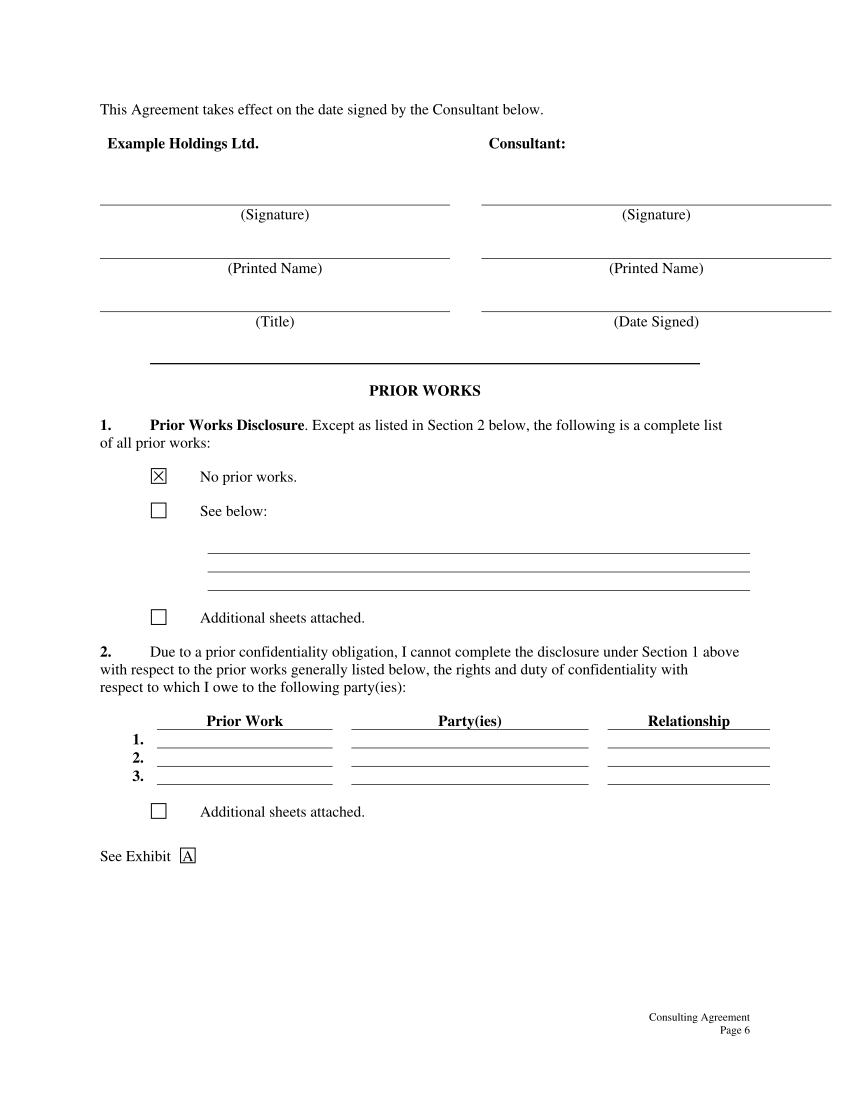

Here is the Python script that generated this plot:
"""生成测试夹具 signature.pdf：合同末页的签字区与勾选表单（版面仿照常见的英文合同签字页）。
  - 签字区：左右两组签字线，线下居中的标签 "(Signature)" / "(Printed Name)" / "(Title)" 左右并排；
  - 复选框：描边的小方框（四条边，10.5pt），右侧是选项文字；第一个框里画了叉（已勾选）；
  - 无框表格：表头 "Prior Work / Party(ies) / Relationship"，每列一条比表头文字长的填写线，下面 3 行编号 + 填写线；
  - 框住字母 "A" 的小方框（不是复选框）。
这一页里左右并排的短标签、表头会被误判成"双栏正文"（栏边界取到编号 "1." 的行尾，标签被挤出栏外）；
方框的上下边太短被丢掉、只剩两条竖线；表头下的填写线被当成文字的下划线。"""
import sys
from reportlab.pdfgen import canvas

W, H = 612, 792
out = sys.argv[1] if len(sys.argv) > 1 else "signature.pdf"
c = canvas.Canvas(out, pagesize=(W, H))
R, B = "Times-Roman", "Times-Bold"


def text(x, base, s, font=R, size=11):
    """文字：x 为左端，base 为基线（页面坐标，y 向下）"""
    c.setFont(font, size)
    c.drawString(x, H - base, s)


def center(cx, base, s, font=R, size=11):
    c.setFont(font, size)
    c.drawString(cx - c.stringWidth(s, font, size) / 2, H - base, s)


def rule(x0, x1, y, h=0.48):
    """填写线：细长的填充矩形（y 为上边）"""
    c.rect(x0, H - y - h, x1 - x0, h, stroke=0, fill=1)


def box(x, y, checked=False):
    """复选框：描边方框（y 为上边）；已勾选的画一个叉"""
    c.setLineWidth(0.72)
    c.rect(x, H - y - 10.6, 10.5, 10.6, stroke=1, fill=0)
    if checked:
        c.line(x + 2, H - y - 2, x + 8.5, H - y - 8.6)
        c.line(x + 2, H - y - 8.6, x + 8.5, H - y - 2)


text(72, 82.3, "This Agreement takes effect on the date signed by the Consultant below.")
text(77.3, 106.8, "Example Holdings Ltd.", B)
text(351.8, 106.8, "Consultant:", B)
for y, base, left, right in [(147.4, 157.9, "(Signature)", "(Signature)"), (185.8, 196.6, "(Printed Name)", "(Printed Name)"), (224.2, 235.0, "(Title)", "(Date Signed)")]:
    rule(72, 324, y)
    rule(346.6, 598.6, y)
    center(198, base, left)
    center(472.6, base, right)
rule(108, 504, 261.4, 0.9)
center(306, 284.9, "PRIOR WORKS", B)
text(72, 309.6, "1.", B)
text(108, 309.6, "Prior Works Disclosure", B)
text(108 + c.stringWidth("Prior Works Disclosure", B, 11), 309.6, ". Except as listed in Section 2 below, the following is a complete list")
text(72, 322.3, "of all prior works:")
box(109, 337.4, checked=True)
text(144, 346.8, "No prior works.")
box(109, 362.2)
text(144, 371.5, "See below:")
for y in (398.4, 411.6, 424.8):
    rule(149.5, 540, y)
box(109, 439.0)
text(144, 448.3, "Additional sheets attached.")
text(72, 472.8, "2.", B)
text(108, 472.8, "Due to a prior confidentiality obligation, I cannot complete the disclosure under Section 1 above")
text(72, 485.5, "with respect to the prior works generally listed below, the rights and duty of confidentiality with")
text(72, 498.2, "respect to which I owe to the following party(ies):")
center(176.3, 522.7, "Prior Work", B)
center(338.4, 522.7, "Party(ies)", B)
center(496.0, 522.7, "Relationship", B)
for k, y in enumerate((525.1, 538.3, 551.5, 564.7)):
    for x0, x1 in ((113, 239.5), (253, 423.8), (437.5, 554.4)):
        rule(x0, x1, y)
    if k < 3:
        text(95.3, 535.9 + 13.2 * k, f"{k + 1}.", B)
box(109, 578.6)
text(144, 588.0, "Additional sheets attached.")
# 框住字母的小方框（不是复选框）：四条边都要画出来
text(72, 620.0, "See Exhibit")
box(130, 610.6)
center(135.25, 620.0, "A")
c.setFont(R, 8)
c.drawRightString(540, H - 734.9, "Consulting Agreement")
c.drawRightString(540, H - 744.2, "Page 6")
c.showPage()
c.save()
